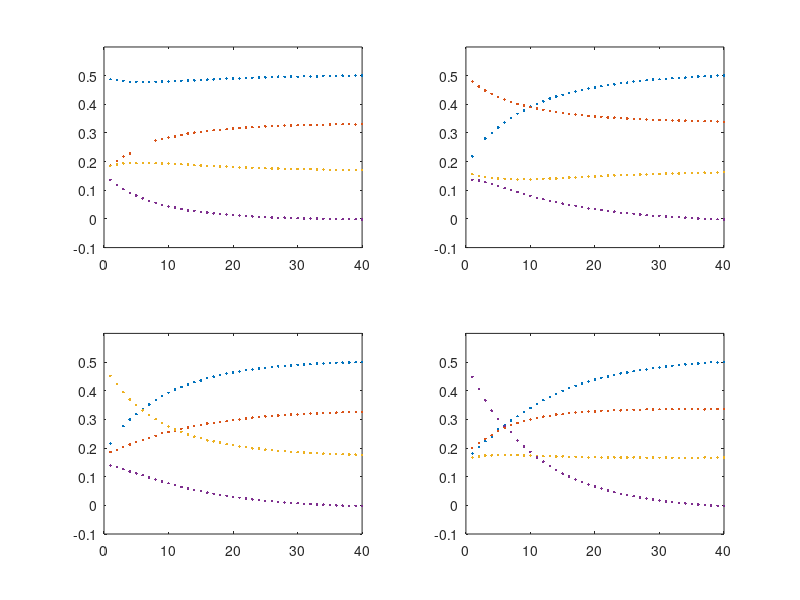
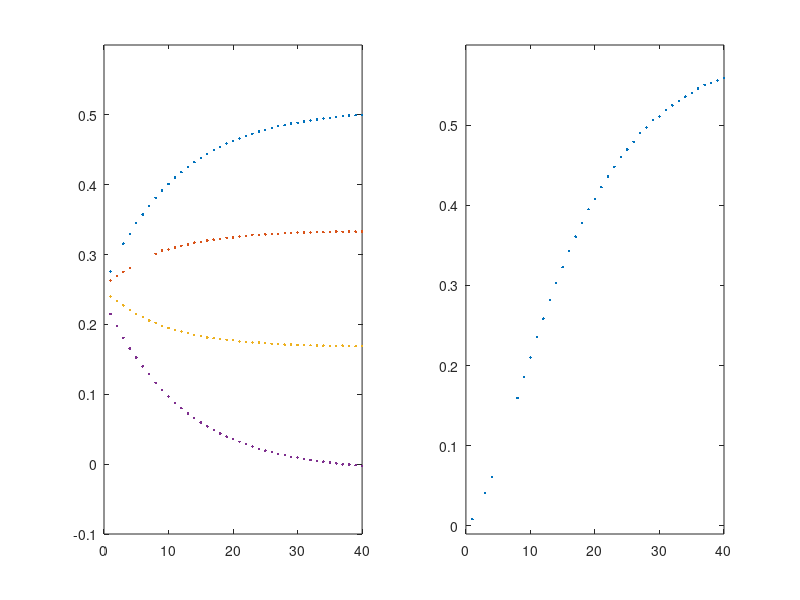
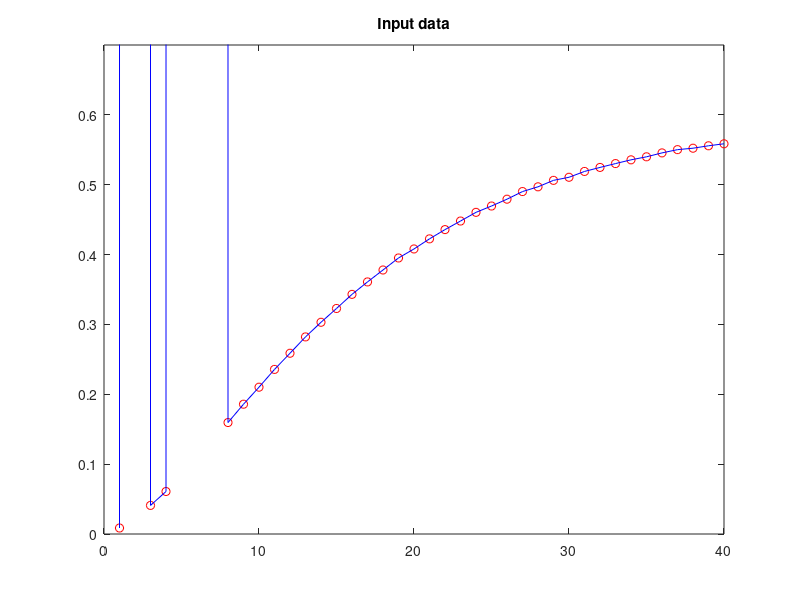

These charts were generated, in order, by the following MATLAB code: (Note: this script raises an error after producing the figures.)
clear all

load DensidadePPS00W.mat;
ro00= UAB; %ro00a= UA; ro00b= UB; 
mm = max(diag(ro00{end}));
for kk=1:40; ro00{kk}=.25*eye(4)+.25*ro00{kk}/mm; pp(kk,:)=(diag(ro00{kk}));end;
figure(1);subplot(2,2,1);
plot(1e3*tempo,pp,'.'); ylim([-0.1 0.6]); %legend('\rho00','\rho01','\rho10','\rho11')

clear UA UAB UB WA WB colu fila klm rho tab1 tempo

load DensidadePPS01W.mat;
ro01= UAB; %ro01a= UA; ro01b= UB; 
mm = max(diag(ro01{end}));
for kk=1:40; ro01{kk}=.25*eye(4)+0.25*ro01{kk}/mm; pp(kk,:)=(diag(ro01{kk}));end;
subplot(2,2,2);
plot(1e3*tempo,pp,'.'); ylim([-0.1 0.6]); %legend('\rho00','\rho01','\rho10','\rho11')

clear UA UAB UB WA WB colu fila klm rho tab1 tempo

load DensidadePPS10W.mat;
ro10= UAB; %ro10a= UA; ro10b= UB; 
mm = max(diag(ro10{end}));
for kk=1:40; ro10{kk}=.25*eye(4)+0.25*ro10{kk}/mm; pp(kk,:)=(diag(ro10{kk}));end;
subplot(2,2,3);
plot(1e3*tempo,pp,'.'); ylim([-0.1 0.6]); %legend('\rho00','\rho01','\rho10','\rho11')

clear UA UAB UB WA WB colu fila klm rho tab1 tempo

load DensidadePPS11W.mat;
ro11= UAB; %ro11a= UA; ro11b= UB; 
mm = max(diag(ro11{end}));
for kk=1:40; ro11{kk}=.25*eye(4)+0.25*ro11{kk}/mm; pp(kk,:)=(diag(ro11{kk}));end;
subplot(2,2,4);
plot(1e3*tempo,pp,'.'); ylim([-0.1 0.6]); %legend('\rho00','\rho01','\rho10','\rho11')

clear UA UAB UB WA WB colu fila klm rho tab1 

%%
% ######################################################
% Calculo da contracao do espaco de fases
for kk=1:40
    roi{kk}=0.25*(ro00{kk}+ro01{kk}+ro10{kk}+ro11{kk});
    di(kk,:)=diag(roi{kk});
    eta(kk)=4*trace((roi{kk}-.25*eye(4))^2);
end
figure;
subplot(1,2,1);plot(1e3*tempo,di,'.'); ylim([-0.1 0.6]);
subplot(1,2,2);plot(1e3*tempo,eta,'.'); ylim([-0.01 0.6]);


% Fitting com canal de atenuacao de amplitude
t = 1e3*tempo'; 
figure;
plot(t,eta,'ro'); hold on; h = plot(t,eta,'b'); hold off;
title('Input data'); ylim([0 0.7])

p(1)=5/6;
p(2)=2/3;
start = [0.08;0.08]; %gama's
options = optimset('Simplex','on','TolX',0.001);
estimated_gama = fminsearch(@(x)etafit(x,t,eta,p,h),start,options)


ga = estimated_gama(1); gb = estimated_gama(2);
roi=.25*eye(4);
for k=1:40
    eta(k)=4*trace((roi - 0.25*eye(4))^2); 
    roi=atenuamp(5/6,ga,'a',roi); %
    roi=atenuamp(2/3,gb,'b',roi); %
end
hold on;
plot(tempo,eta,'r');


Slin = zeros(1,40);
for k=1:40
    Slin(k) = 1-(trace(ro00{k}^2));
end    